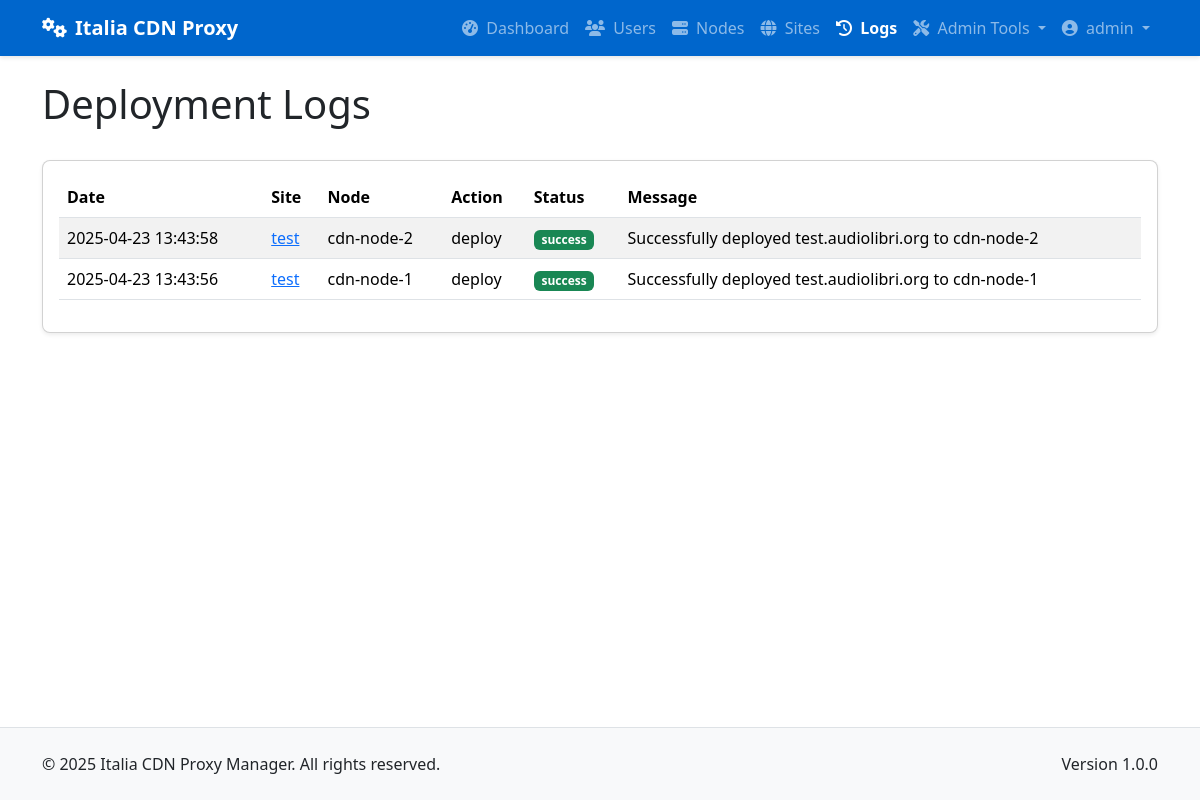
Before: /admin/logs (signed in) with the older database file.
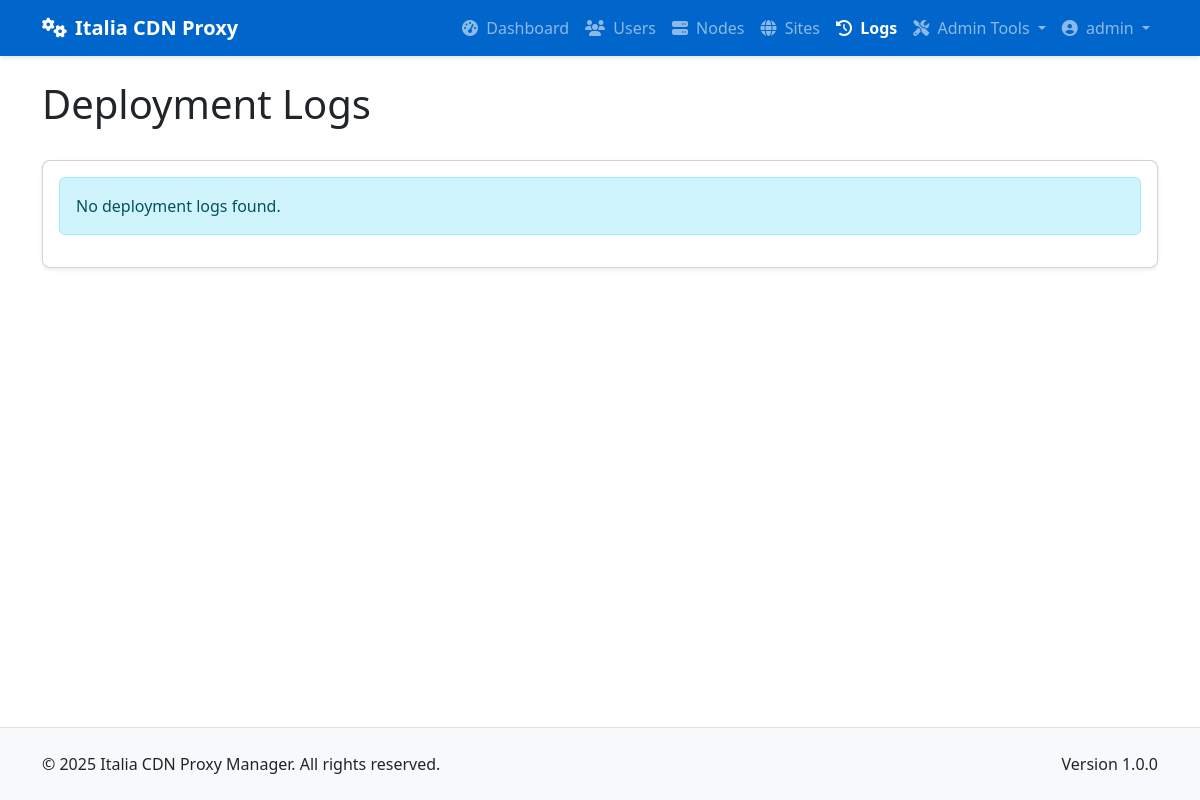
After: the same page with the newer database file.
### app/models/models.py (models this page shows, shortened)
class DeploymentLog(db.Model):
    __tablename__ = 'deployment_logs'
    id = db.Column(db.Integer, primary_key=True)
    site_id = db.Column(db.Integer, db.ForeignKey('sites.id'), nullable=False)
    node_id = db.Column(db.Integer, db.ForeignKey('nodes.id'), nullable=False)
    action = db.Column(db.String(64), nullable=False)  # deploy, update, remove, ssl_renew
    status = db.Column(db.String(20), nullable=False)  # success, error
    message = db.Column(db.Text, nullable=True)
    created_at = db.Column(db.DateTime, default=datetime.utcnow)
    site = db.relationship('Site', backref=db.backref('deployment_logs', lazy='dynamic'))
    node = db.relationship('Node', backref=db.backref('deployment_logs', lazy='dynamic'))

class Site(db.Model):
    __tablename__ = 'sites'
    id = db.Column(db.Integer, primary_key=True)
    name = db.Column(db.String(64), nullable=False)
    domain = db.Column(db.String(255), unique=True, nullable=False)
    protocol = db.Column(db.String(10), nullable=False, default='https')  # http or https
    origin_address = db.Column(db.String(255), nullable=False)  # Backend server address
    origin_port = db.Column(db.Integer, nullable=False)
    user_id = db.Column(db.Integer, db.ForeignKey('users.id'), nullable=False)
    is_active = db.Column(db.Boolean, default=True)
    is_blocked = db.Column(db.Boolean, default=False)
    use_waf = db.Column(db.Boolean, default=False)
    force_https = db.Column(db.Boolean, default=True)  # New column to force HTTP to HTTPS redirect
    created_at = db.Column(db.DateTime, default=datetime.utcnow)
    updated_at = db.Column(db.DateTime, default=datetime.utcnow, onupdate=datetime.utcnow)
    custom_config = db.Column(db.Text, nullable=True)  # Additional Nginx configuration
    site_nodes = db.relationship('SiteNode', backref='site', lazy='dynamic')
    ssl_certificates = db.relationship('SSLCertificate', backref='site', lazy='dynamic')

class Node(db.Model):
    __tablename__ = 'nodes'
    id = db.Column(db.Integer, primary_key=True)
    name = db.Column(db.String(64), unique=True, nullable=False)
    ip_address = db.Column(db.String(45), nullable=False)  # IPv4 or IPv6
    ssh_port = db.Column(db.Integer, default=22)
    ssh_user = db.Column(db.String(64), nullable=False)
    ssh_key_path = db.Column(db.String(256), nullable=True)  # Path to SSH key file
    ssh_password = db.Column(db.String(256), nullable=True)  # Encrypted password (if using password auth)
    is_active = db.Column(db.Boolean, default=True)
    is_discovered = db.Column(db.Boolean, default=False)  # Whether this node was discovered from YAML
    created_at = db.Column(db.DateTime, default=datetime.utcnow)
    updated_at = db.Column(db.DateTime, default=datetime.utcnow, onupdate=datetime.utcnow)
    nginx_config_path = db.Column(db.String(256), default='/etc/nginx/conf.d')
    nginx_reload_command = db.Column(db.String(256), default='sudo systemctl reload nginx')
    site_nodes = db.relationship('SiteNode', backref='node', lazy='dynamic')

### app/controllers/admin.py (the view)
@admin.route('/logs')
@login_required
@admin_required
def deployment_logs():
    logs = DeploymentLog.query.order_by(DeploymentLog.created_at.desc()).all()
    return render_template('admin/logs.html', logs=logs)

### app/models/__init__.py (called while the page is built)
@login_manager.user_loader
def load_user(user_id):
    return User.query.get(int(user_id))

### app/models/models.py (called while the page is built)
    def is_admin(self):
        return self.role == 'admin'

### app/services/access_control.py (called while the page is built)
def admin_required(f):
    @wraps(f)
    def decorated_function(*args, **kwargs):
        if not current_user.is_admin():
            flash('You need admin privileges to access this page.', 'error')
            return abort(403)
        return f(*args, **kwargs)
    return decorated_function

### app/templates/admin/logs.html (shortened to what this page needs)
{% extends 'base.html' %}
{% block content %}
<div class="container py-4">
    <div class="d-flex justify-content-between align-items-center mb-4">
        <h1>Deployment Logs</h1>
    </div>
    <div class="card shadow-sm">
        <div class="card-body">
            {% if logs %}
                <div class="table-responsive">
                    <table class="table table-striped table-hover">
                        <thead>
                            <tr>
                                <th>Date</th>
                                <th>Site</th>
                                <th>Node</th>
                                <th>Action</th>
                                <th>Status</th>
                                <th>Message</th>
                            </tr>
                        </thead>
                        <tbody>
                            {% for log in logs %}
                            <tr>
                                <td>{{ log.created_at.strftime('%Y-%m-%d %H:%M:%S') }}</td>
                                <td>
                                    <a href="{{ url_for('admin.view_site', site_id=log.site_id) }}">
                                        {{ log.site.name }}
                                    </a>
                                </td>
                                <td>{{ log.node.name }}</td>
                                <td>{{ log.action }}</td>
                                <td>
                                    <span class="badge bg-{{ 'success' if log.status == 'success' else 'danger' }}">
                                        {{ log.status }}
                                    </span>
                                </td>
                                <td>{{ log.message }}</td>
                            </tr>
                            {% endfor %}
                        </tbody>
                    </table>
                </div>
            {% else %}
                <div class="alert alert-info">
                    No deployment logs found.
                </div>
            {% endif %}
        </div>
    </div>
</div>
{% endblock %}

Changed rows visible on the page:
removed DeploymentLog: created_at "2025-04-23 13:43:58", site.name "test", node.name "cdn-node-2", action "deploy", status "success", message "Successfully deployed test.audiolibri.org to cdn-node-2"
removed DeploymentLog: created_at "2025-04-23 13:43:56", site.name "test", node.name "cdn-node-1", action "deploy", status "success", message "Successfully deployed test.audiolibri.org to cdn-node-1"
Other visible differences:
text no longer shown: "Date Site Node Action Status Message"
text now shown: "No deployment logs found."
